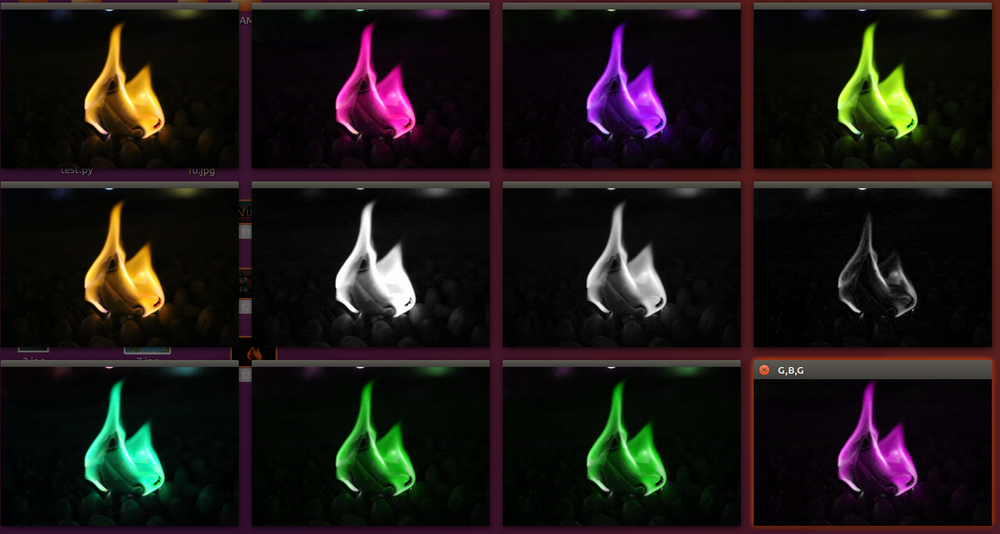
#> input picture UC截图20170608092306.png, 1000 x 534 px, shrunk from 1466 x 783 before the run, given in place of the camera
$ python '10 RGB_detect_and_track.py'   (older library calls are emulated)
#> lines starting #> are read from the running program, lines starting #| are printed output that depends on the picture; after the words box and inside, x2 and y2 are one past the last pixel; in counts of white or black regions, pixels touching at a corner belong together
# Before we start today's project,let's learn something perpare for it.

# Firstly, it's the function named " cv2.inRange（src, lowerb, upperb[, dst]） → dst "
    # Official formal explanation： Checks if array elements lie between the elements of two other arrays.
                     # dst(I) = lowerb(I)<= src(I)<= upperb(I)
    # Used this function you will get a binary image. If you want get a binary image ,there sevel methods
    # you can take it: compare(), inRange(), threshold(), adaptiveThreshold(), Canny().

# Secondly, the function is named " cv2.findContours(image, mode, method[, hierarchy[, offset]]) → contours, hierarchy "
    # This function for finding contours in a binary image.
    # If want learn more,this link will help you. http://docs.opencv.org/2.4/modules/imgproc/doc/structural_analysis_and_shape_descriptors.html?highlight=cv2.findcontour#cv2.findContours

###############################################################################

# Today's project is tell you how to use RGB to detect and track things.

# Code belows here :
# Usage: python 10 object_tracking_in_video.py
###############################################################################

#named: 10 object_tracking_in_video.py

import numpy as np
import argparse
import time
import cv2

ap = argparse.ArgumentParser()
ap.add_argument("-v", "--video", required =False, help = "Path to the video (optional)")
args = vars(ap.parse_args())

Lower = np.array([50,60,90], dtype = "uint8")  #bgr
Upper = np.array([110,150,200], dtype = "uint8")


if not args.get("video",False):
	camera = cv2.VideoCapture(0)

else:
	camera = cv2.VideoCapture(args["video"])


while True:
	(grabbed,frame) =camera.read()
#> frame is the input picture: shape (534, 1000, 3); mean B, G, R 21.1, 22.9, 28.1

	if not grabbed:
		break

	blue = cv2.inRange(frame,Lower,Upper)
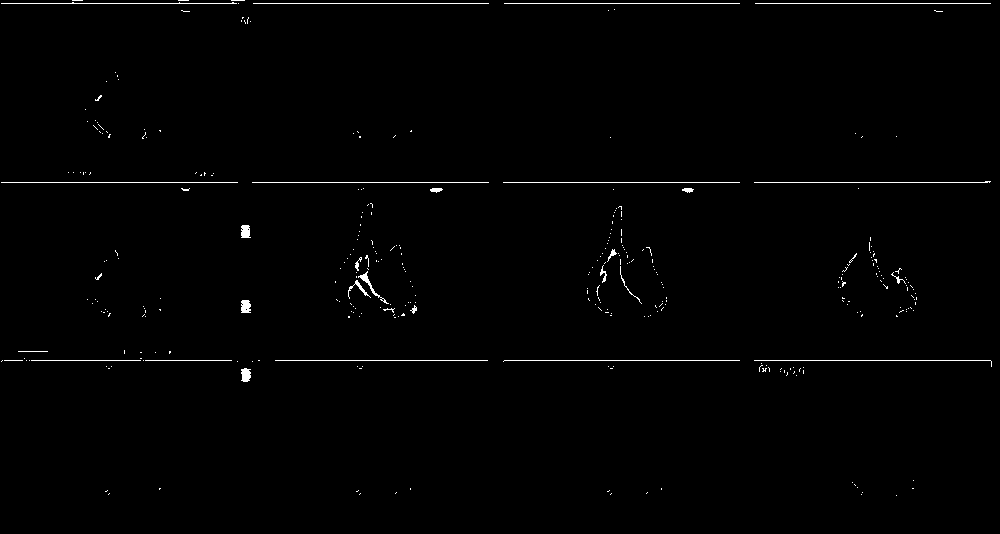
#> blue: shape (534, 1000); 0.85% white in thin lines or dots
	#this function is a thresholded image,
	#with pixels faliing within the upper and lower range set to white
	#and pixels that do not fall into this range set as black

	blue = cv2.GaussianBlur(blue,(3,3),0)

	(_,cnts,_) = cv2.findContours(blue.copy(), cv2.RETR_EXTERNAL, cv2.CHAIN_APPROX_SIMPLE)
#> cnts = 156 contours, 95 with area under 20; largest, box (x1, y1, x2, y2) and area: (753, 359, 993, 373) 576, (0, 0, 246, 5) 553, (753, 180, 992, 184) 483, (502, 359, 741, 363) 478, (502, 181, 741, 184) 476

	if len(cnts) > 0:
		cnt = sorted(cnts, key = cv2.contourArea, reverse = True)[0]
#> cnt = contour of 32 points, box (x1, y1, x2, y2) (753, 359, 993, 373), area 576

		rect = np.int32(cv2.boxPoints(cv2.minAreaRect(cnt)))
#> rect = [[992, 372], [753, 372], [753, 359], [992, 359]]
		cv2.drawContours(frame,[rect], -1, (0, 255, 0), 2)
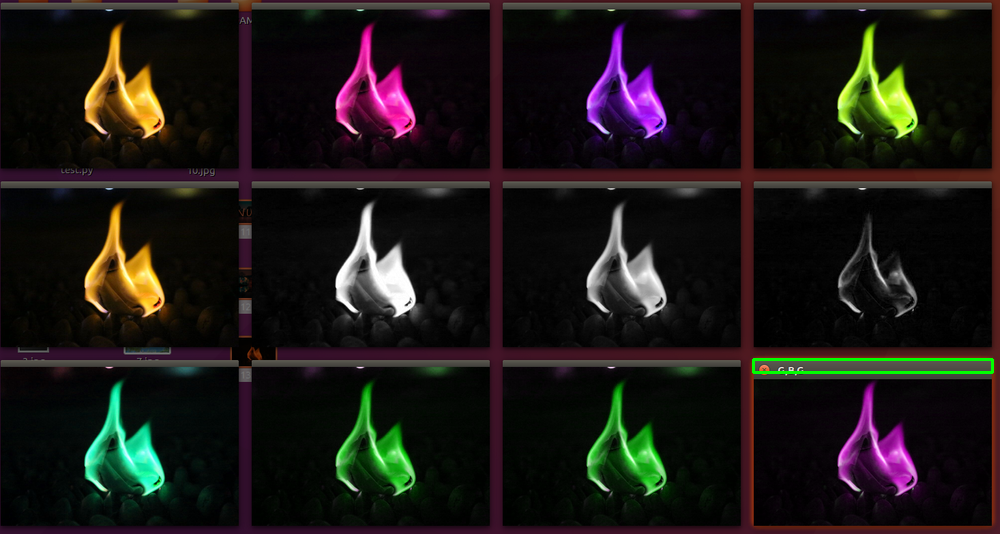
#> frame: shape (534, 1000, 3); 0.28% of pixels changed, all inside (x1, y1, x2, y2) = (752, 358, 994, 374)

	cv2.imshow("Tracking", frame)
	cv2.imshow("Binary", blue)

	time.sleep(0.025)

	if cv2.waitKey(1) & 0xFF == ord("q"):
#> (key q is pressed here)
		break

camera.release()
cv2.destroyAllWindows()
